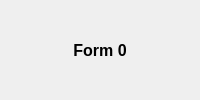
<?xml version="1.0" encoding="UTF-8"?>
<ui version="4.0">
 <class>Form0</class>
 <widget class="QWidget" name="Form0">
  <layout class="QVBoxLayout" name="verticalLayout">
   <item>
    <widget class="QLabel" name="label">
     <property name="font">
      <font>
       <pointsize>12</pointsize>
       <weight>75</weight>
       <bold>true</bold>
      </font>
     </property>
     <property name="text">
      <string>Form 0</string>
     </property>
     <property name="alignment">
      <set>Qt::AlignCenter</set>
     </property>
    </widget>
   </item>
  </layout>
  <action name="actionToForm1">
   <property name="text">
    <string>Go to Form 1</string>
   </property>
  </action>
  <action name="actionToForm2">
   <property name="text">
    <string>Go to Form 2</string>
   </property>
  </action>
 </widget>
 <resources/>
 <connections/>
</ui>
